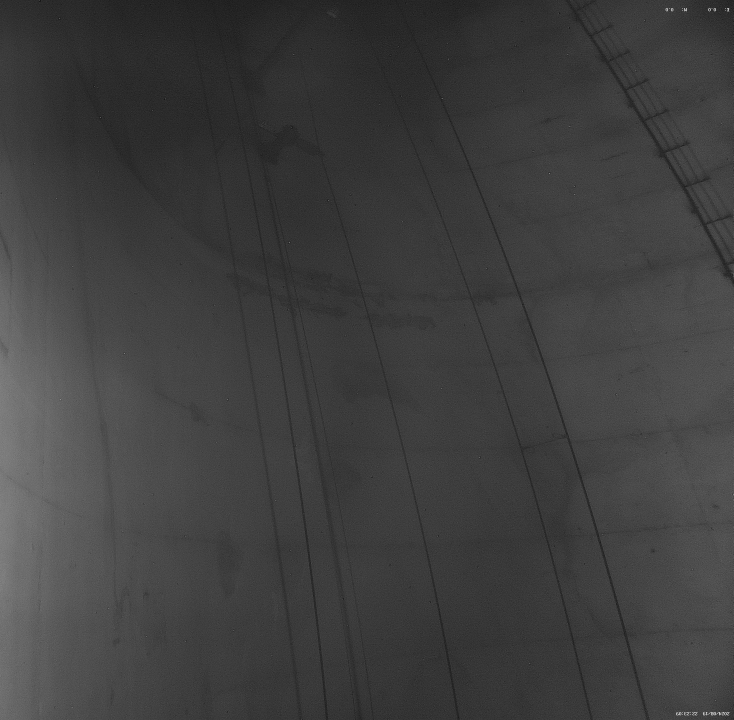
#> input picture input-data/g1/0.jpg, 2200 x 2160 px (shown at 1/3 size); its folder holds only this picture in this run
$ python crop.py
#> lines starting #> are read from the running program, lines starting #| are printed output that depends on the picture
import os
from PIL import Image

def crop_images(parent_directory):
    for subdir, _, files in os.walk(parent_directory):
        for file in files:
            if file.endswith(('.jpg', '.jpeg')):
                file_path = os.path.join(subdir, file)
                with Image.open(file_path) as img:
#> img is the input picture: PIL image 2200x2160 RGB; min 0, max 255, mean 62.9
                    width, height = img.size
#> width = 2200; height = 2160

                    if file in ['0.jpg', '1.jpg']:
                        # Crop the left part
                        left = 1640
                        upper = 0
                        right = 3840
                        lower = height
#> lower = 2160
                    elif file in ['2.jpg', '3.jpg']:
                        # Crop the right part
                        left = 0
                        upper = 0
                        right = 2800
                        lower = height
                    else:
                        continue

                    cropped_img = img.crop((left, upper, right, lower))
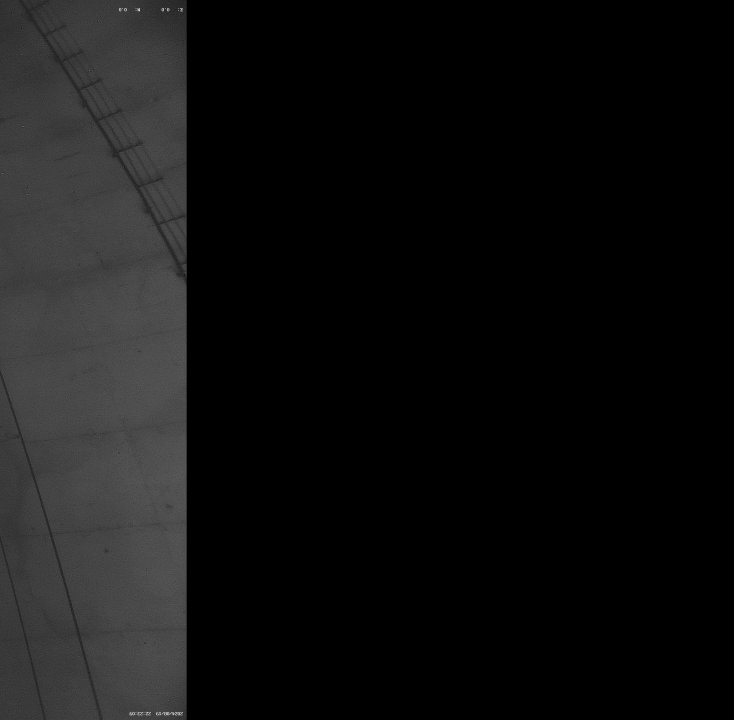
#> cropped_img: PIL image 2200x2160 RGB (shown at 1/3 size); min 0, max 255, mean 16.9
                    cropped_img.save(file_path)
                    print(f'Cropped {file_path} to {cropped_img.size}')
#| Cropped input-data/g1/0.jpg to (2200, 2160)

# Replace 'path/to/parent_directory' with the actual path of the parent directory
parent_directory = 'C:/Users/kyy/Desktop/test/GES-GSP_vc16_Modified/input-data/g1'
crop_images(parent_directory)

$ run again, on input-data/g1/1.jpg
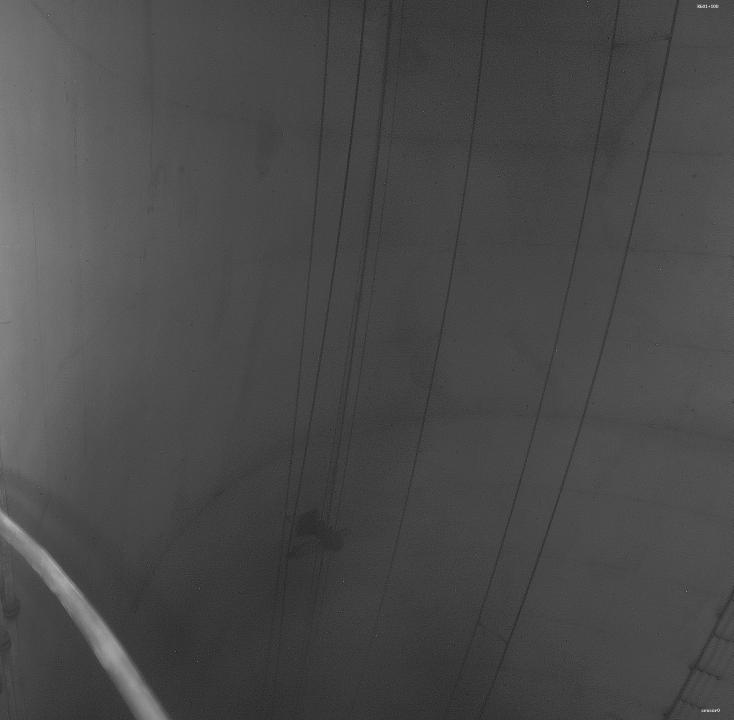
#> input picture input-data/g1/1.jpg, 2200 x 2160 px (shown at 1/3 size)
#> in crop_images, img is the input picture: PIL image 2200x2160 RGB; min 0, max 255, mean 73.4
#> in crop_images, `cropped_img = img.crop((left, upper, right, lower))`:
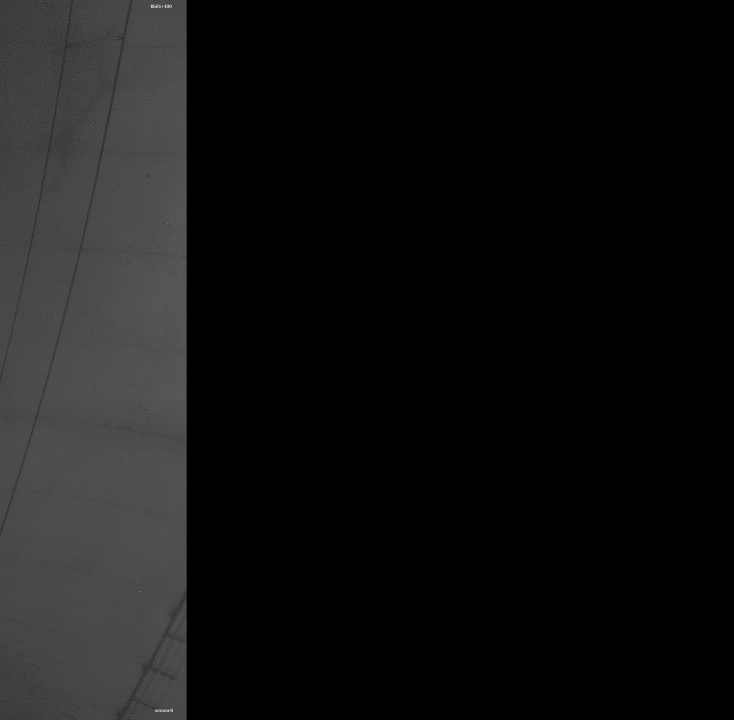
#> cropped_img: PIL image 2200x2160 RGB (shown at 1/3 size); min 0, max 255, mean 18.8
#| Cropped input-data/g1/1.jpg to (2200, 2160)

$ run again, on input-data/g1/2.jpg
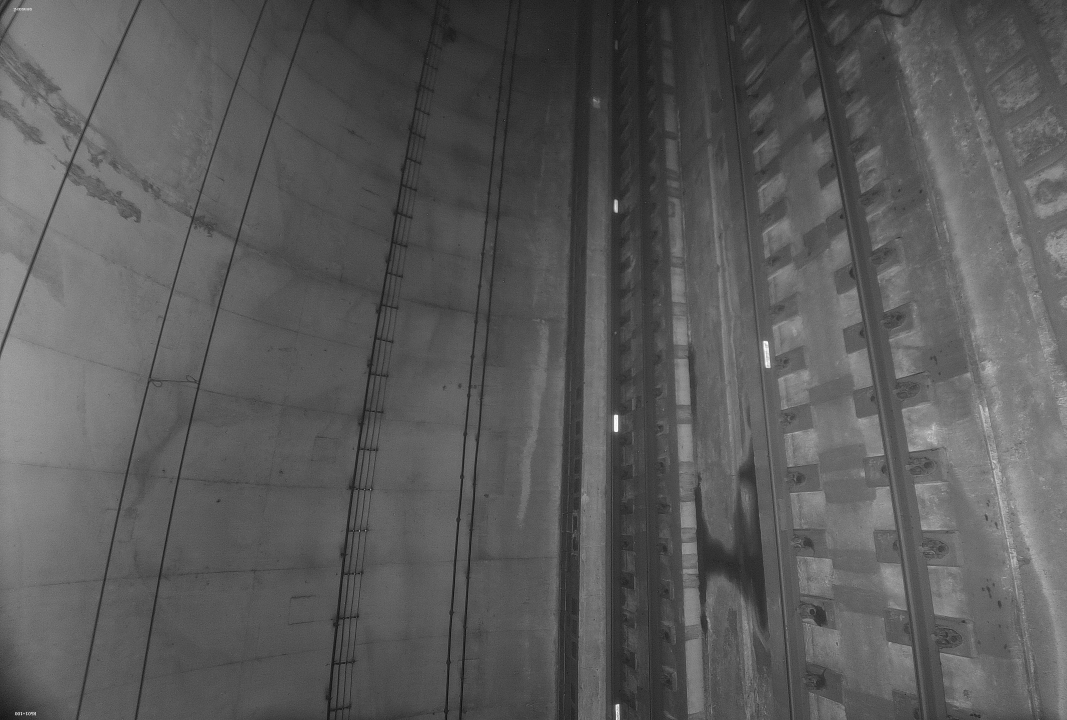
#> input picture input-data/g1/2.jpg, 3200 x 2160 px (shown at 1/3 size)
#> in crop_images, img is the input picture: PIL image 3200x2160 RGB; min 0, max 255, mean 90.2
#> in crop_images, `cropped_img = img.crop((left, upper, right, lower))`:
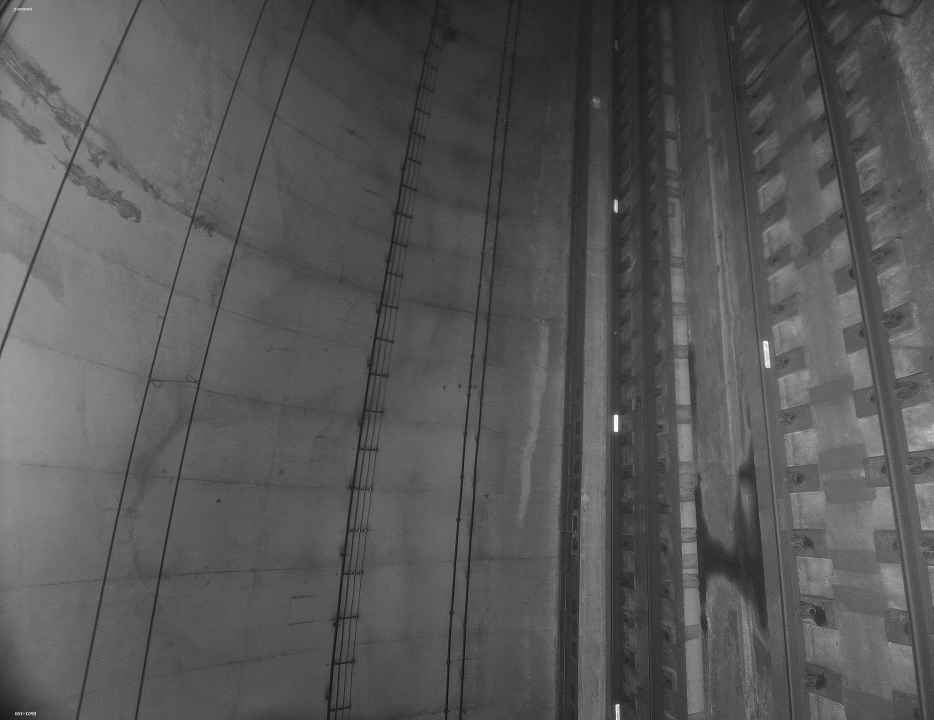
#> cropped_img: PIL image 2800x2160 RGB (shown at 1/3 size); min 0, max 255, mean 87.2
#| Cropped input-data/g1/2.jpg to (2800, 2160)

$ run again, on input-data/g1/3.jpg
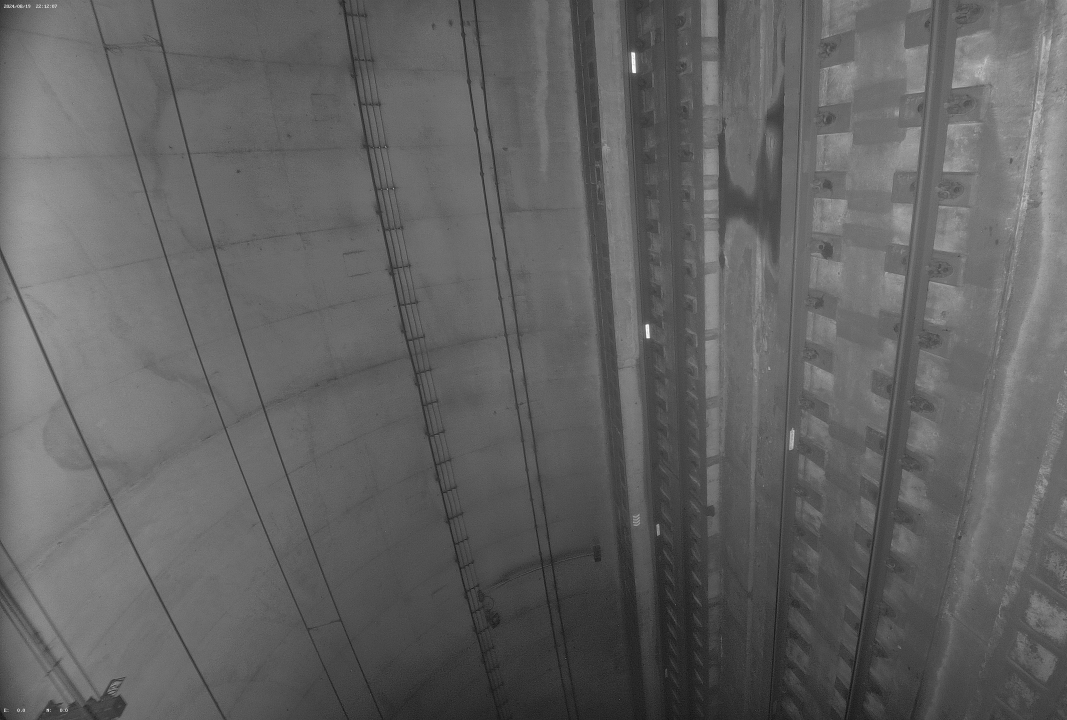
#> input picture input-data/g1/3.jpg, 3200 x 2160 px (shown at 1/3 size)
#> in crop_images, img is the input picture: PIL image 3200x2160 RGB; min 0, max 255, mean 98.7
#> in crop_images, `cropped_img = img.crop((left, upper, right, lower))`:
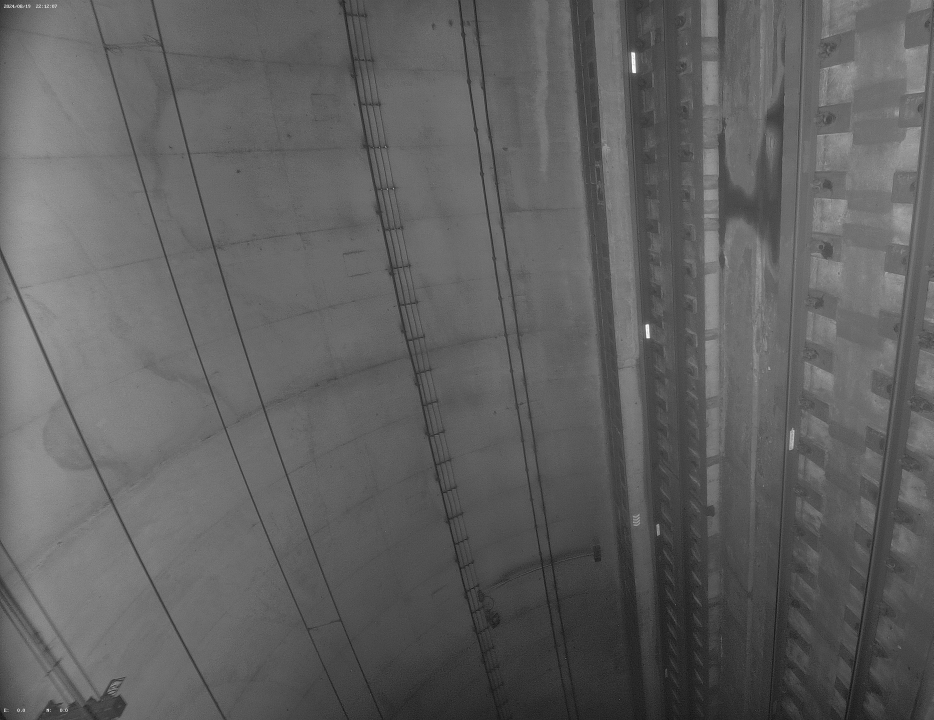
#> cropped_img: PIL image 2800x2160 RGB (shown at 1/3 size); min 0, max 255, mean 96.7
#| Cropped input-data/g1/3.jpg to (2800, 2160)
